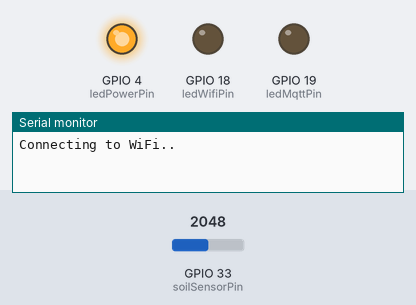
Bench run of a sketch on a simulated ESP32. On the bench: output pins drawn as LEDs (lit = HIGH), the last lines printed to the serial monitor. The inputs (shaded band) are chosen by the test bench; at power-on: GPIO 33 (soilSensorPin) = 2048. WiFi joins after 1.5 s; servers stay silent unless stated; no MQTT or app messages arrive unless stated.

Above: at 0.1 s.
At 2.1 s:
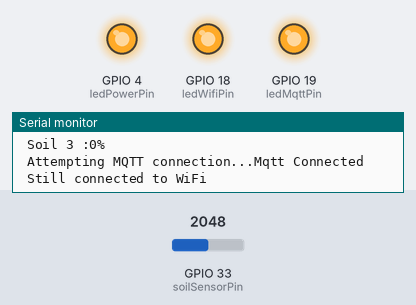
Timing chart, 0 to 3.6 s (numbered marks = the images above):
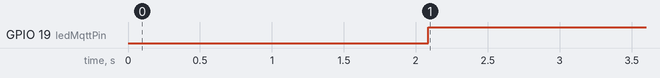

Measured:
- by itself, GPIO 19 (ledMqttPin): LOW → HIGH at 2.1 s

The sketch:

mediaTanah3.ino
```cpp
#include <WiFi.h>
#include <PubSubClient.h>
#include <Wire.h>
#include <Adafruit_Sensor.h>
#include <Adafruit_BME280.h>

WiFiClient espClient;
PubSubClient client(espClient);
Adafruit_BME280 bme;

//MQTT Topics
//------>Publish
const char *clientId = "petra/iot/krpl/serpis/esp32MediaTanah3";
const char *mediaTanah3HeartBeatTopic = "petra/iot/krpl/serpis/monitor/mediatanah3/heartbeat";
const char *mediaTanahKelembapanTanah3Topic = "petra/iot/krpl/serpis/monitor/mediatanah/kelembapan_tanah3";

//WiFi
const char *ssid = "KRPLSERPIS";
const char *password = "krplserp1s";

//MQTT Broker
const char *mqtt_broker = "203.189.123.207";
const char *mqtt_username = "";
const char *mqtt_password = "";
const int mqtt_port = 1883;

//Pin
const byte soilSensorPin = 33;
const byte ledPowerPin = 4;
const byte ledWifiPin = 18;
const byte ledMqttPin = 19;

//Threshold & Calibration
int soilDryCal = 1900;
int soilWetCal = 1090;
const int soilMaxReading = soilDryCal;
const int soilMinReading = soilWetCal;

//Sensor Variable
int soilMoistureRealValue = 0;
int soilSensorPercentage3 = 0;

//Intervals
unsigned long previousPublishMillis = 0;
unsigned long mqttPublishInterval = 20*1000;

void setup(){
  Serial.begin(9600); // open serial port, set the baud rate to 9600 bps
  int counterWifi = 0;

  pinMode(ledPowerPin, OUTPUT); digitalWrite(ledPowerPin, HIGH);
  pinMode(ledWifiPin, OUTPUT);
  pinMode(ledMqttPin, OUTPUT);
  pinMode(soilSensorPin, INPUT);

  WiFi.begin(ssid, password);
  WiFi.begin(ssid, password);
  while (WiFi.status() != WL_CONNECTED){
    if (counterWifi== 20){
      ESP.restart();
    }
    counterWifi+=1;
    Serial.println("Connecting to WiFi..");
    delay(1000);
    digitalWrite(ledWifiPin, LOW);
  } Serial.println("Connected to the WiFi network"); digitalWrite(ledWifiPin, HIGH);

  client.setServer(mqtt_broker, mqtt_port);
  client.setCallback(callback);
}

void maintainWifiConn(){
  int counterWifi = 0;
  while (WiFi.status() != WL_CONNECTED){
  if (counterWifi== 5){
      ESP.restart();
  }
  counterWifi+=1;
    Serial.print("\n Connecting to WiFi again..."); Serial.print(counterWifi);
    Serial.print("\n ");
    digitalWrite(ledWifiPin, LOW);
    delay(1000);
  }
  Serial.print("\n Still connected to WiFi ");
  client.publish(mediaTanah3HeartBeatTopic, "ON");
}

void maintainMqttConn(){
   if (!client.connected()){
    digitalWrite(ledMqttPin, LOW);
      mqttReconnect();
   }
}

void mqttReconnect(){
  int counterMqtt = 0;
  while (!client.connected()) {
    if (counterMqtt==5){
      ESP.restart();
    }
  counterMqtt+=1;
  Serial.print("\n Attempting MQTT connection...");
  digitalWrite(ledMqttPin, LOW);
  if (client.connect(clientId)) {
      Serial.println("Mqtt Connected");
      digitalWrite(ledMqttPin, HIGH);
  } else {
      Serial.print("failed, rc=");
      Serial.print(client.state());
      Serial.println("try again in 5 seconds");
      delay(5000);
    }
  }
}

void callback(char* topic, byte* message, unsigned int length){
  Serial.print("\n Message arrived on topic: "); Serial.print(topic);
  Serial.print("\n Message: ");
  String messageTemp;

  for (int i = 0; i < length; i++){
    Serial.print((char)message[i]);
    messageTemp += (char)message[i];
  }
}

void loop(){
  client.loop();
    readSoilSensors();
    publishSensorsReadings();
    maintainMqttConn();
    maintainWifiConn();
  delay(2000);
}

void readSoilSensors(){
  soilMoistureRealValue = analogRead(soilSensorPin);
  soilSensorPercentage3 = map(constrain(soilMoistureRealValue, soilMinReading, soilMaxReading), soilDryCal, soilWetCal, 0, 100);

  Serial.print("\n Soil Real Value:"); Serial.print(soilMoistureRealValue);
  Serial.print("\n Soil 3 :"); Serial.print(soilSensorPercentage3); Serial.print("%");
}

void publishSensorsReadings(){
  if(millis() > previousPublishMillis + mqttPublishInterval){
    previousPublishMillis = millis();
    client.publish(mediaTanahKelembapanTanah3Topic, String(soilSensorPercentage3).c_str(), true);
  }
}
```
